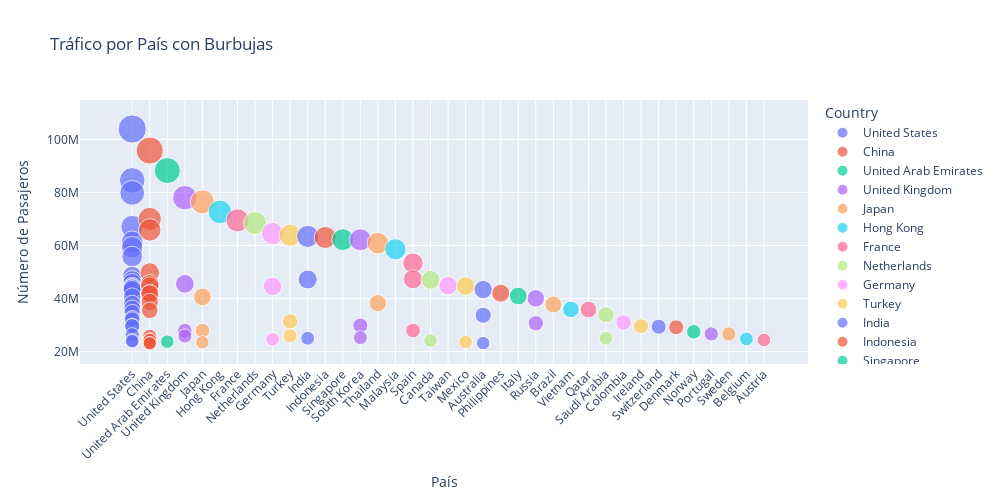

Source (notebook cell):
### Code cell
import plotly.express as px
import plotly.io as pio
import plotly.offline as pyo

# ------------------------------
# 10. Bubble Chart - Tráfico de paises con Burbujas
# ------------------------------

# Configurar el renderizador para que funcione en el navegador
pio.renderers.default = 'browser'
pyo.init_notebook_mode(connected=True)

# Crear el Bubble Chart
fig.update_layout(
    width=1000,  # Ajusta según el espacio disponible
    height=500,  # Ajusta para una mejor visualización
    xaxis_title="País",
    yaxis_title="Número de Pasajeros"
)

fig.update_layout(
    xaxis=dict(tickangle=-45)  # Rotar etiquetas 45 grados para mejor lectura
)

fig.show()

### Figure 1 — Plotly figure (JSON) as saved in the notebook; plotly's stock layout.template omitted (floating-point values rounded to 4 significant figures)
{"data": [{"hovertemplate": "<b>%{hovertext}</b><br><br>Country=%{x}<br>Passengers=%{marker.size}<extra></extra>", "hovertext": ["Hartsfield–Jackson Atlanta International Airport", "Los Angeles International Airport", "O'Hare International Airport", "Dallas-Fort Worth International Airport", "Denver International Airport", "John F. Kennedy International Airport", "San Francisco International Airport", "Mccarran International Airport", "Seattle–Tacoma International Airport", "Charlotte Douglas International Airport", "Orlando International Airport", "Miami International Airport", "Phoenix Sky Harbor International Airport", "Newark Liberty International Airport", "George Bush Intercontinental Houston Airport", "St Paul International Airport", "Logan International Airport", "Detroit Metropolitan Wayne County Airport", "Fort Lauderdale Hollywood International Airport", "Orlando Executive Airport", "Laguardia Airport", "Philadelphia International Airport", "Washington International Thurgood Marshall Airport", "Salt Lake City International Airport", "Ronald Reagan Washington National Airport"], "legendgroup": "United States", "marker": {"color": "#636efa", "size": [103902992, 84557968, 79828183, 67092194, 61379396, 59392500, 55822129, 48566803, 46934194, 45909899, 44511265, 44071313, 43921670, 43393499, 40696189, 38034341, 36288042, 34701497, 32511053, 32042475, 29786769, 29585754, 26369411, 24198816, 23928248], "sizemode": "area", "sizeref": 259800.0, "symbol": "circle"}, "mode": "markers", "name": "United States", "orientation": "v", "showlegend": true, "type": "scatter", "x": ["United States", "United States", "United States", "United States", "United States", "United States", "United States", "United States", "United States", "United States", "United States", "United States", "United States", "United States", "United States", "United States", "United States", "United States", "United States", "United States", "United States", "United States", "United States", "United States", "United States"], "xaxis": "x", "y": [103902992, 84557968, 79828183, 67092194, 61379396, 59392500, 55822129, 48566803, 46934194, 45909899, 44511265, 44071313, 43921670, 43393499, 40696189, 38034341, 36288042, 34701497, 32511053, 32042475, 29786769, 29585754, 26369411, 24198816, 23928248], "yaxis": "y"}, {"hovertemplate": "<b>%{hovertext}</b><br><br>Country=%{x}<br>Passengers=%{marker.size}<extra></extra>", "hovertext": ["Beijing Capital International Airport", "Shanghai Pudong International Airport", "Guangzhou Baiyun International Airport", "Chengdu Shuangliu International Airport", "Shenzhen Bao'An International Airport", "Kunming Changshui International Airport", "Shanghai Hongqiao International Airport", "Xi'An Xianyang International Airport", "Chongqing Jiangbei International Airport", "Hangzhou Xiaoshan International Airport", "Nanjing Lukou International Airport", "Xiamen Gaoqi International Airport", "Zhengzhou Xinzheng International Airport", "Liuting Airport", "Wuhan Tianhe International Airport"], "legendgroup": "China", "marker": {"color": "#EF553B", "size": [95786442, 70001237, 65887473, 49801693, 45558409, 44729736, 41884059, 41857406, 38715210, 35570411, 25822936, 24485239, 24299073, 23210530, 23129400], "sizemode": "area", "sizeref": 259800.0, "symbol": "circle"}, "mode": "markers", "name": "China", "orientation": "v", "showlegend": true, "type": "scatter", "x": ["China", "China", "China", "China", "China", "China", "China", "China", "China", "China", "China", "China", "China", "China", "China"], "xaxis": "x", "y": [95786442, 70001237, 65887473, 49801693, 45558409, 44729736, 41884059, 41857406, 38715210, 35570411, 25822936, 24485239, 24299073, 23210530, 23129400], "yaxis": "y"}, {"hovertemplate": "<b>%{hovertext}</b><br><br>Country=%{x}<br>Passengers=%{marker.size}<extra></extra>", "hovertext": ["Dubai International Airport", "Abu Dhabi International Airport"], "legendgroup": "United Arab Emirates", "marker": {"color": "#00cc96", "size": [88242099, 23760561], "sizemode": "area", "sizeref": 259800.0, "symbol": "circle"}, "mode": "markers", "name": "United Arab Emirates", "orientation": "v", "showlegend": true, "type": "scatter", "x": ["United Arab Emirates", "United Arab Emirates"], "xaxis": "x", "y": [88242099, 23760561], "yaxis": "y"}, {"hovertemplate": "<b>%{hovertext}</b><br><br>Country=%{x}<br>Passengers=%{marker.size}<extra></extra>", "hovertext": ["Heathrow Airport", "Gatwick Airport", "Manchester Airport", "London Stansted Airport"], "legendgroup": "United Kingdom", "marker": {"color": "#ab63fa", "size": [78014598, 45561694, 27901708, 25904573], "sizemode": "area", "sizeref": 259800.0, "symbol": "circle"}, "mode": "markers", "name": "United Kingdom", "orientation": "v", "showlegend": true, "type": "scatter", "x": ["United Kingdom", "United Kingdom", "United Kingdom", "United Kingdom"], "xaxis": "x", "y": [78014598, 45561694, 27901708, 25904573], "yaxis": "y"}, {"hovertemplate": "<b>%{hovertext}</b><br><br>Country=%{x}<br>Passengers=%{marker.size}<extra></extra>", "hovertext": ["Haneda Airport", "Narita International Airport", "Kansai International Airport", "Fukuoka Airport"], "legendgroup": "Japan", "marker": {"color": "#FFA15A", "size": [76476251, 40631193, 27983093, 23484678], "sizemode": "area", "sizeref": 259800.0, "symbol": "circle"}, "mode": "markers", "name": "Japan", "orientation": "v", "showlegend": true, "type": "scatter", "x": ["Japan", "Japan", "Japan", "Japan"], "xaxis": "x", "y": [76476251, 40631193, 27983093, 23484678], "yaxis": "y"}, {"hovertemplate": "<b>%{hovertext}</b><br><br>Country=%{x}<br>Passengers=%{marker.size}<extra></extra>", "hovertext": ["Hong Kong International Airport"], "legendgroup": "Hong Kong", "marker": {"color": "#19d3f3", "size": [72665078], "sizemode": "area", "sizeref": 259800.0, "symbol": "circle"}, "mode": "markers", "name": "Hong Kong", "orientation": "v", "showlegend": true, "type": "scatter", "x": ["Hong Kong"], "xaxis": "x", "y": [72665078], "yaxis": "y"}, {"hovertemplate": "<b>%{hovertext}</b><br><br>Country=%{x}<br>Passengers=%{marker.size}<extra></extra>", "hovertext": ["Charles De Gaulle International Airport"], "legendgroup": "France", "marker": {"color": "#FF6692", "size": [69471442], "sizemode": "area", "sizeref": 259800.0, "symbol": "circle"}, "mode": "markers", "name": "France", "orientation": "v", "showlegend": true, "type": "scatter", "x": ["France"], "xaxis": "x", "y": [69471442], "yaxis": "y"}, {"hovertemplate": "<b>%{hovertext}</b><br><br>Country=%{x}<br>Passengers=%{marker.size}<extra></extra>", "hovertext": ["Amsterdam Airport Schiphol"], "legendgroup": "Netherlands", "marker": {"color": "#B6E880", "size": [68515425], "sizemode": "area", "sizeref": 259800.0, "symbol": "circle"}, "mode": "markers", "name": "Netherlands", "orientation": "v", "showlegend": true, "type": "scatter", "x": ["Netherlands"], "xaxis": "x", "y": [68515425], "yaxis": "y"}, {"hovertemplate": "<b>%{hovertext}</b><br><br>Country=%{x}<br>Passengers=%{marker.size}<extra></extra>", "hovertext": ["Frankfurt Am Main International Airport", "Munich Airport", "Düsseldorf International Airport"], "legendgroup": "Germany", "marker": {"color": "#FF97FF", "size": [64500386, 44577241, 24640564], "sizemode": "area", "sizeref": 259800.0, "symbol": "circle"}, "mode": "markers", "name": "Germany", "orientation": "v", "showlegend": true, "type": "scatter", "x": ["Germany", "Germany", "Germany"], "xaxis": "x", "y": [64500386, 44577241, 24640564], "yaxis": "y"}, {"hovertemplate": "<b>%{hovertext}</b><br><br>Country=%{x}<br>Passengers=%{marker.size}<extra></extra>", "hovertext": ["Istanbul Atatürk Airport", "Sabiha Gökçen International Airport", "Antalya Airport"], "legendgroup": "Turkey", "marker": {"color": "#FECB52", "size": [63859785, 31385841, 25931659], "sizemode": "area", "sizeref": 259800.0, "symbol": "circle"}, "mode": "markers", "name": "Turkey", "orientation": "v", "showlegend": true, "type": "scatter", "x": ["Turkey", "Turkey", "Turkey"], "xaxis": "x", "y": [63859785, 31385841, 25931659], "yaxis": "y"}, {"hovertemplate": "<b>%{hovertext}</b><br><br>Country=%{x}<br>Passengers=%{marker.size}<extra></extra>", "hovertext": ["Indira Gandhi International Airport", "Chhatrapati Shivaji International Airport", "Kempegowda International Airport"], "legendgroup": "India", "marker": {"color": "#636efa", "size": [63451503, 47204259, 25047272], "sizemode": "area", "sizeref": 259800.0, "symbol": "circle"}, "mode": "markers", "name": "India", "orientation": "v", "showlegend": true, "type": "scatter", "x": ["India", "India", "India"], "xaxis": "x", "y": [63451503, 47204259, 25047272], "yaxis": "y"}, {"hovertemplate": "<b>%{hovertext}</b><br><br>Country=%{x}<br>Passengers=%{marker.size}<extra></extra>", "hovertext": ["Soekarno-Hatta International Airport"], "legendgroup": "Indonesia", "marker": {"color": "#EF553B", "size": [63015620], "sizemode": "area", "sizeref": 259800.0, "symbol": "circle"}, "mode": "markers", "name": "Indonesia", "orientation": "v", "showlegend": true, "type": "scatter", "x": ["Indonesia"], "xaxis": "x", "y": [63015620], "yaxis": "y"}, {"hovertemplate": "<b>%{hovertext}</b><br><br>Country=%{x}<br>Passengers=%{marker.size}<extra></extra>", "hovertext": ["Singapore Changi Airport"], "legendgroup": "Singapore", "marker": {"color": "#00cc96", "size": [62219573], "sizemode": "area", "sizeref": 259800.0, "symbol": "circle"}, "mode": "markers", "name": "Singapore", "orientation": "v", "showlegend": true, "type": "scatter", "x": ["Singapore"], "xaxis": "x", "y": [62219573], "yaxis": "y"}, {"hovertemplate": "<b>%{hovertext}</b><br><br>Country=%{x}<br>Passengers=%{marker.size}<extra></extra>", "hovertext": ["Incheon International Airport", "Jeju International Airport", "Gimpo International Airport"], "legendgroup": "South Korea", "marker": {"color": "#ab63fa", "size": [62157834, 29846712, 25267408], "sizemode": "area", "sizeref": 259800.0, "symbol": "circle"}, "mode": "markers", "name": "South Korea", "orientation": "v", "showlegend": true, "type": "scatter", "x": ["South Korea", "South Korea", "South Korea"], "xaxis": "x", "y": [62157834, 29846712, 25267408], "yaxis": "y"}, {"hovertemplate": "<b>%{hovertext}</b><br><br>Country=%{x}<br>Passengers=%{marker.size}<extra></extra>", "hovertext": ["Suvarnabhumi Airport", "Don Mueang International Airport"], "legendgroup": "Thailand", "marker": {"color": "#FFA15A", "size": [60860557, 38299757], "sizemode": "area", "sizeref": 259800.0, "symbol": "circle"}, "mode": "markers", "name": "Thailand", "orientation": "v", "showlegend": true, "type": "scatter", "x": ["Thailand", "Thailand"], "xaxis": "x", "y": [60860557, 38299757], "yaxis": "y"}, {"hovertemplate": "<b>%{hovertext}</b><br><br>Country=%{x}<br>Passengers=%{marker.size}<extra></extra>", "hovertext": ["Kuala Lumpur International Airport"], "legendgroup": "Malaysia", "marker": {"color": "#19d3f3", "size": [58558440], "sizemode": "area", "sizeref": 259800.0, "symbol": "circle"}, "mode": "markers", "name": "Malaysia", "orientation": "v", "showlegend": true, "type": "scatter", "x": ["Malaysia"], "xaxis": "x", "y": [58558440], "yaxis": "y"}, {"hovertemplate": "<b>%{hovertext}</b><br><br>Country=%{x}<br>Passengers=%{marker.size}<extra></extra>", "hovertext": ["Adolfo Suárez Madrid–Barajas Airport", "Barcelona–El Prat Airport", "Palma De Mallorca Airport"], "legendgroup": "Spain", "marker": {"color": "#FF6692", "size": [53386075, 47262826, 27970655], "sizemode": "area", "sizeref": 259800.0, "symbol": "circle"}, "mode": "markers", "name": "Spain", "orientation": "v", "showlegend": true, "type": "scatter", "x": ["Spain", "Spain", "Spain"], "xaxis": "x", "y": [53386075, 47262826, 27970655], "yaxis": "y"}, {"hovertemplate": "<b>%{hovertext}</b><br><br>Country=%{x}<br>Passengers=%{marker.size}<extra></extra>", "hovertext": ["Toronto Pearson International Airport", "Vancouver International Airport"], "legendgroup": "Canada", "marker": {"color": "#B6E880", "size": [47054696, 24166122], "sizemode": "area", "sizeref": 259800.0, "symbol": "circle"}, "mode": "markers", "name": "Canada", "orientation": "v", "showlegend": true, "type": "scatter", "x": ["Canada", "Canada"], "xaxis": "x", "y": [47054696, 24166122], "yaxis": "y"}, {"hovertemplate": "<b>%{hovertext}</b><br><br>Country=%{x}<br>Passengers=%{marker.size}<extra></extra>", "hovertext": ["Taiwan Taoyuan International Airport"], "legendgroup": "Taiwan", "marker": {"color": "#FF97FF", "size": [44878703], "sizemode": "area", "sizeref": 259800.0, "symbol": "circle"}, "mode": "markers", "name": "Taiwan", "orientation": "v", "showlegend": true, "type": "scatter", "x": ["Taiwan"], "xaxis": "x", "y": [44878703], "yaxis": "y"}, {"hovertemplate": "<b>%{hovertext}</b><br><br>Country=%{x}<br>Passengers=%{marker.size}<extra></extra>", "hovertext": ["Mexico City International Airport", "Cancún International Airport"], "legendgroup": "Mexico", "marker": {"color": "#FECB52", "size": [44732418, 23601509], "sizemode": "area", "sizeref": 259800.0, "symbol": "circle"}, "mode": "markers", "name": "Mexico", "orientation": "v", "showlegend": true, "type": "scatter", "x": ["Mexico", "Mexico"], "xaxis": "x", "y": [44732418, 23601509], "yaxis": "y"}, {"hovertemplate": "<b>%{hovertext}</b><br><br>Country=%{x}<br>Passengers=%{marker.size}<extra></extra>", "hovertext": ["Sydney Airport", "Melbourne Airport", "Brisbane International Airport"], "legendgroup": "Australia", "marker": {"color": "#636efa", "size": [43410355, 33704854, 23205702], "sizemode": "area", "sizeref": 259800.0, "symbol": "circle"}, "mode": "markers", "name": "Australia", "orientation": "v", "showlegend": true, "type": "scatter", "x": ["Australia", "Australia", "Australia"], "xaxis": "x", "y": [43410355, 33704854, 23205702], "yaxis": "y"}, {"hovertemplate": "<b>%{hovertext}</b><br><br>Country=%{x}<br>Passengers=%{marker.size}<extra></extra>", "hovertext": ["Ninoy Aquino International Airport"], "legendgroup": "Philippines", "marker": {"color": "#EF553B", "size": [42022484], "sizemode": "area", "sizeref": 259800.0, "symbol": "circle"}, "mode": "markers", "name": "Philippines", "orientation": "v", "showlegend": true, "type": "scatter", "x": ["Philippines"], "xaxis": "x", "y": [42022484], "yaxis": "y"}, {"hovertemplate": "<b>%{hovertext}</b><br><br>Country=%{x}<br>Passengers=%{marker.size}<extra></extra>", "hovertext": ["Leonardo Da Vinci–Fiumicino Airport"], "legendgroup": "Italy", "marker": {"color": "#00cc96", "size": [40968756], "sizemode": "area", "sizeref": 259800.0, "symbol": "circle"}, "mode": "markers", "name": "Italy", "orientation": "v", "showlegend": true, "type": "scatter", "x": ["Italy"], "xaxis": "x", "y": [40968756], "yaxis": "y"}, {"hovertemplate": "<b>%{hovertext}</b><br><br>Country=%{x}<br>Passengers=%{marker.size}<extra></extra>", "hovertext": ["Sheremetyevo International Airport", "Moscow Domodedovo Airport"], "legendgroup": "Russia", "marker": {"color": "#ab63fa", "size": [40092806, 30700000], "sizemode": "area", "sizeref": 259800.0, "symbol": "circle"}, "mode": "markers", "name": "Russia", "orientation": "v", "showlegend": true, "type": "scatter", "x": ["Russia", "Russia"], "xaxis": "x", "y": [40092806, 30700000], "yaxis": "y"}, {"hovertemplate": "<b>%{hovertext}</b><br><br>Country=%{x}<br>Passengers=%{marker.size}<extra></extra>", "hovertext": ["São Paulo–Guarulhos International Airport"], "legendgroup": "Brazil", "marker": {"color": "#FFA15A", "size": [37774000], "sizemode": "area", "sizeref": 259800.0, "symbol": "circle"}, "mode": "markers", "name": "Brazil", "orientation": "v", "showlegend": true, "type": "scatter", "x": ["Brazil"], "xaxis": "x", "y": [37774000], "yaxis": "y"}, {"hovertemplate": "<b>%{hovertext}</b><br><br>Country=%{x}<br>Passengers=%{marker.size}<extra></extra>", "hovertext": ["Tan Son Nhat International Airport"], "legendgroup": "Vietnam", "marker": {"color": "#19d3f3", "size": [35900000], "sizemode": "area", "sizeref": 259800.0, "symbol": "circle"}, "mode": "markers", "name": "Vietnam", "orientation": "v", "showlegend": true, "type": "scatter", "x": ["Vietnam"], "xaxis": "x", "y": [35900000], "yaxis": "y"}, {"hovertemplate": "<b>%{hovertext}</b><br><br>Country=%{x}<br>Passengers=%{marker.size}<extra></extra>", "hovertext": ["Hamad International Airport"], "legendgroup": "Qatar", "marker": {"color": "#FF6692", "size": [35867252], "sizemode": "area", "sizeref": 259800.0, "symbol": "circle"}, "mode": "markers", "name": "Qatar", "orientation": "v", "showlegend": true, "type": "scatter", "x": ["Qatar"], "xaxis": "x", "y": [35867252], "yaxis": "y"}, {"hovertemplate": "<b>%{hovertext}</b><br><br>Country=%{x}<br>Passengers=%{marker.size}<extra></extra>", "hovertext": ["King Abdulaziz International Airport", "King Khaled International Airport"], "legendgroup": "Saudi Arabia", "marker": {"color": "#B6E880", "size": [33917282, 25038000], "sizemode": "area", "sizeref": 259800.0, "symbol": "circle"}, "mode": "markers", "name": "Saudi Arabia", "orientation": "v", "showlegend": true, "type": "scatter", "x": ["Saudi Arabia", "Saudi Arabia"], "xaxis": "x", "y": [33917282, 25038000], "yaxis": "y"}, {"hovertemplate": "<b>%{hovertext}</b><br><br>Country=%{x}<br>Passengers=%{marker.size}<extra></extra>", "hovertext": ["El Dorado International Airport"], "legendgroup": "Colombia", "marker": {"color": "#FF97FF", "size": [30989932], "sizemode": "area", "sizeref": 259800.0, "symbol": "circle"}, "mode": "markers", "name": "Colombia", "orientation": "v", "showlegend": true, "type": "scatter", "x": ["Colombia"], "xaxis": "x", "y": [30989932], "yaxis": "y"}, {"hovertemplate": "<b>%{hovertext}</b><br><br>Country=%{x}<br>Passengers=%{marker.size}<extra></extra>", "hovertext": ["Dublin Airport"], "legendgroup": "Ireland", "marker": {"color": "#FECB52", "size": [29582321], "sizemode": "area", "sizeref": 259800.0, "symbol": "circle"}, "mode": "markers", "name": "Ireland", "orientation": "v", "showlegend": true, "type": "scatter", "x": ["Ireland"], "xaxis": "x", "y": [29582321], "yaxis": "y"}, {"hovertemplate": "<b>%{hovertext}</b><br><br>Country=%{x}<br>Passengers=%{marker.size}<extra></extra>", "hovertext": ["Zürich Airport"], "legendgroup": "Switzerland", "marker": {"color": "#636efa", "size": [29396094], "sizemode": "area", "sizeref": 259800.0, "symbol": "circle"}, "mode": "markers", "name": "Switzerland", "orientation": "v", "showlegend": true, "type": "scatter", "x": ["Switzerland"], "xaxis": "x", "y": [29396094], "yaxis": "y"}, {"hovertemplate": "<b>%{hovertext}</b><br><br>Country=%{x}<br>Passengers=%{marker.size}<extra></extra>", "hovertext": ["Copenhagen Airport"], "legendgroup": "Denmark", "marker": {"color": "#EF553B", "size": [29177833], "sizemode": "area", "sizeref": 259800.0, "symbol": "circle"}, "mode": "markers", "name": "Denmark", "orientation": "v", "showlegend": true, "type": "scatter", "x": ["Denmark"], "xaxis": "x", "y": [29177833], "yaxis": "y"}, {"hovertemplate": "<b>%{hovertext}</b><br><br>Country=%{x}<br>Passengers=%{marker.size}<extra></extra>", "hovertext": ["Oslo Airport, Gardermoen"], "legendgroup": "Norway", "marker": {"color": "#00cc96", "size": [27482315], "sizemode": "area", "sizeref": 259800.0, "symbol": "circle"}, "mode": "markers", "name": "Norway", "orientation": "v", "showlegend": true, "type": "scatter", "x": ["Norway"], "xaxis": "x", "y": [27482315], "yaxis": "y"}, {"hovertemplate": "<b>%{hovertext}</b><br><br>Country=%{x}<br>Passengers=%{marker.size}<extra></extra>", "hovertext": ["Lisbon Portela Airport"], "legendgroup": "Portugal", "marker": {"color": "#ab63fa", "size": [26669755], "sizemode": "area", "sizeref": 259800.0, "symbol": "circle"}, "mode": "markers", "name": "Portugal", "orientation": "v", "showlegend": true, "type": "scatter", "x": ["Portugal"], "xaxis": "x", "y": [26669755], "yaxis": "y"}, {"hovertemplate": "<b>%{hovertext}</b><br><br>Country=%{x}<br>Passengers=%{marker.size}<extra></extra>", "hovertext": ["Stockholm Arlanda Airport"], "legendgroup": "Sweden", "marker": {"color": "#FFA15A", "size": [26642034], "sizemode": "area", "sizeref": 259800.0, "symbol": "circle"}, "mode": "markers", "name": "Sweden", "orientation": "v", "showlegend": true, "type": "scatter", "x": ["Sweden"], "xaxis": "x", "y": [26642034], "yaxis": "y"}, {"hovertemplate": "<b>%{hovertext}</b><br><br>Country=%{x}<br>Passengers=%{marker.size}<extra></extra>", "hovertext": ["Brussels Airport"], "legendgroup": "Belgium", "marker": {"color": "#19d3f3", "size": [24783911], "sizemode": "area", "sizeref": 259800.0, "symbol": "circle"}, "mode": "markers", "name": "Belgium", "orientation": "v", "showlegend": true, "type": "scatter", "x": ["Belgium"], "xaxis": "x", "y": [24783911], "yaxis": "y"}, {"hovertemplate": "<b>%{hovertext}</b><br><br>Country=%{x}<br>Passengers=%{marker.size}<extra></extra>", "hovertext": ["Vienna International Airport"], "legendgroup": "Austria", "marker": {"color": "#FF6692", "size": [24392805], "sizemode": "area", "sizeref": 259800.0, "symbol": "circle"}, "mode": "markers", "name": "Austria", "orientation": "v", "showlegend": true, "type": "scatter", "x": ["Austria"], "xaxis": "x", "y": [24392805], "yaxis": "y"}], "layout": {"height": 500, "legend": {"itemsizing": "constant", "title": {"text": "Country"}, "tracegroupgap": 0}, "title": {"text": "Tráfico por País con Burbujas"}, "width": 1000, "xaxis": {"anchor": "y", "categoryarray": ["United States", "China", "United Arab Emirates", "United Kingdom", "Japan", "Hong Kong", "France", "Netherlands", "Germany", "Turkey", "India", "Indonesia", "Singapore", "South Korea", "Thailand", "Malaysia", "Spain", "Canada", "Taiwan", "Mexico", "Australia", "Philippines", "Italy", "Russia", "Brazil", "Vietnam", "Qatar", "Saudi Arabia", "Colombia", "Ireland", "Switzerland", "Denmark", "Norway", "Portugal", "Sweden", "Belgium", "Austria"], "categoryorder": "array", "domain": [0, 1], "tickangle": -45, "title": {"text": "País"}}, "yaxis": {"anchor": "x", "domain": [0, 1], "title": {"text": "Número de Pasajeros"}}}}
